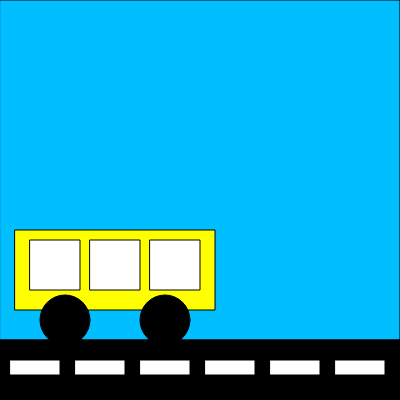
Frame 1 (no input)
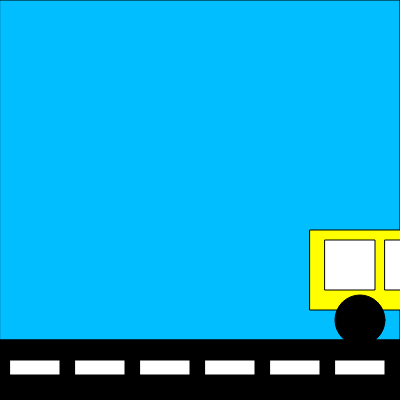
Frame 60 (no input)
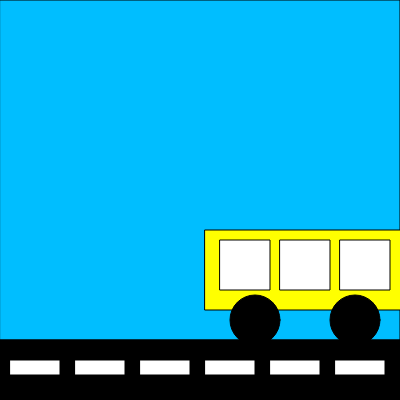
Frame 120 (the mouse pressed at the canvas centre since frame 60)

The p5.js sketch that drew these frames (run headless with seeded random() and noise() and a simulated clock; from frame 60 on, the mouse is pressed at the canvas centre):

// p5.js sketch
// ── sketch.js
var offset=0

function setup() {
  createCanvas(400, 400);
}

function draw() {
  offset=offset+5
  background(0);
  fill('#00BEFF')
   rect(0, 0, 400, 340)
  fill('yellow')
  rect(10+ offset, 230, 200, 80)
  fill('black')
 ellipse(60+ offset, 320, 50, 50)
  ellipse(160+ offset, 320, 50, 50)
  fill('white')
  square(25+ offset, 240, 50)
  square(85+ offset, 240, 50)
  square(145+ offset, 240, 50)
  fill('black')
  rect(0, 340, 400, 60)
  fill('white')
  rect(10, 360, 50, 15) 
  rect(75, 360, 50, 15)
   rect(140, 360, 50, 15)
   rect(205, 360, 50, 15)
   rect(270, 360, 50, 15)
   rect(335, 360, 50, 15)
   rect(400, 360, 50, 15)
  
  if (offset>400) {offset=0}

}
